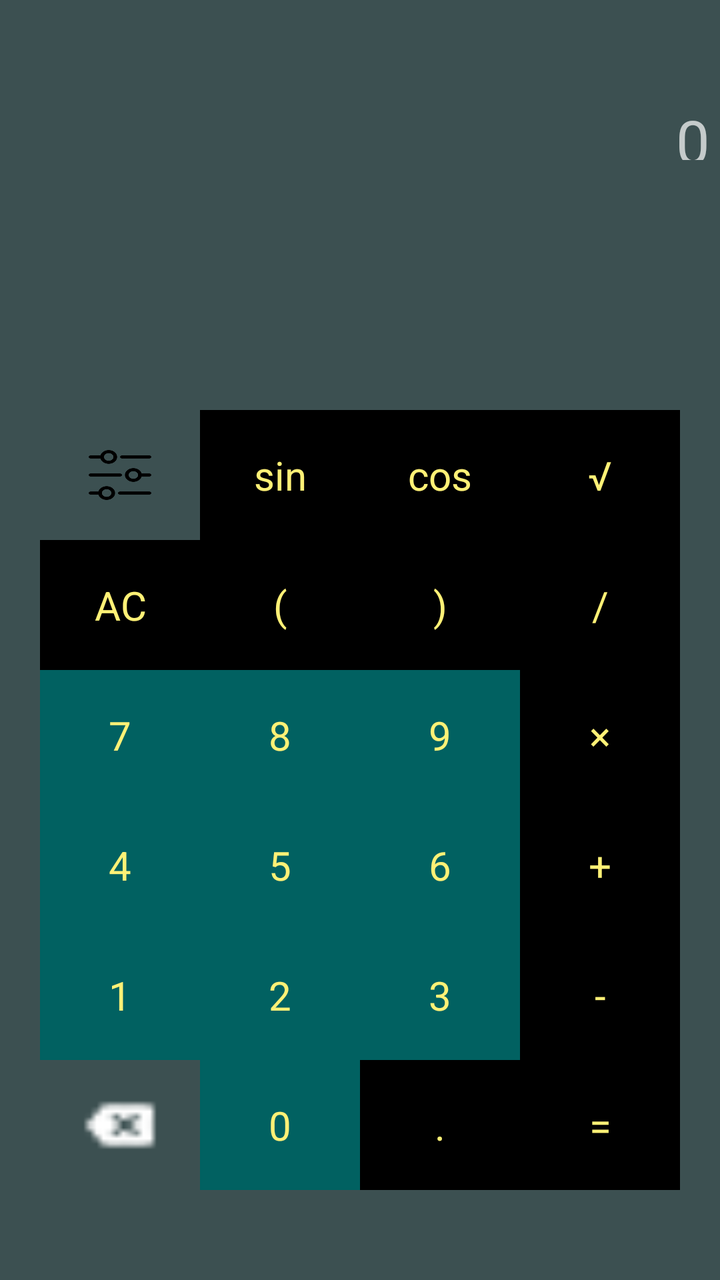
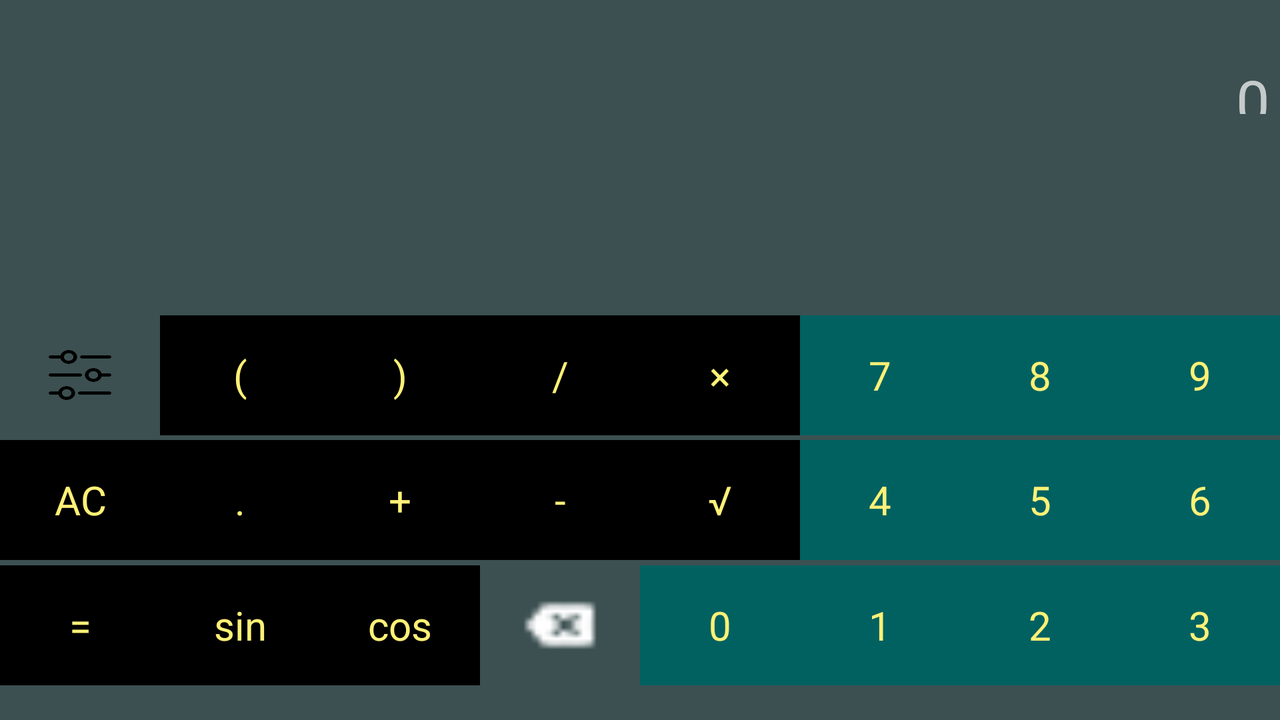

One screen, two layout resources from the same app: the default and the repository's alternative for another configuration. Each is rendered where Android would select it; the XML of both is given below.
<!-- AndroidManifest.xml: activity theme Theme.MyFirstMVVMApplication -->
<!-- res/layout/activity_main.xml -->
<?xml version="1.0" encoding="utf-8"?>
<FrameLayout xmlns:android="http://schemas.android.com/apk/res/android"
    xmlns:app="http://schemas.android.com/apk/res-auto"
    xmlns:tools="http://schemas.android.com/tools"
    android:layout_width="match_parent"
    android:layout_height="match_parent"
    android:background="@color/FrameLayoutBackgroundColor">

    <LinearLayout
        android:id="@+id/linearLayout"
        android:layout_width="match_parent"
        android:layout_height="@dimen/linearLayoutHeight"
        android:background="@drawable/display"
        android:orientation="vertical"
        tools:context=".MainActivity">


        <TextView
            android:id="@+id/tvOperation"
            android:layout_width="@dimen/opField_wSize"
            android:layout_height="@dimen/opField_hSize"
            android:layout_gravity="center"
            android:layout_marginTop="50dp"
            android:ellipsize="start"
            android:fontFamily="@font/calc"
            android:gravity="end"
            android:hint="@string/hintTvOperation"
            android:singleLine="true"
            android:textColor="@color/black"
            android:textSize="@dimen/digit_TextSize" />

        <EditText
            android:id="@+id/expressionEditText"
            android:layout_width="@dimen/opField_wSize"
            android:layout_height="@dimen/editText_hSize"
            android:layout_gravity="center"
            android:background="@null"
            android:digits="@string/digitsAllowed"
            android:focusable="false"
            android:focusableInTouchMode="false"
            android:fontFamily="sans-serif-light"
            android:gravity="center|end"
            android:inputType="textMultiLine"
            android:saveEnabled="false"
            android:textColor="@color/black"
            android:textSize="@dimen/expressionTextSize"
            tools:ignore="Autofill,LabelFor">

            <requestFocus />
        </EditText>
    </LinearLayout>

    <GridLayout
        android:id="@+id/gridLayout"
        android:layout_width="wrap_content"
        android:layout_height="wrap_content"
        android:layout_gravity="center"
        android:layout_marginTop="@dimen/gridLayoutMarginTop"
        android:columnCount="4"
        app:layout_constraintBottom_toBottomOf="parent"
        app:layout_constraintEnd_toEndOf="parent"
        app:layout_constraintStart_toStartOf="parent"
        app:layout_constraintTop_toBottomOf="@+id/linearLayout"
        tools:ignore="MissingConstraints">

        <com.google.android.material.button.MaterialButton
            android:id="@+id/btnMenu"
            android:layout_width="@dimen/buttonWidth"
            android:layout_height="@dimen/buttonHeight"
            android:background="@drawable/settings"
            android:textSize="@dimen/buttonTextSize" />

        <com.google.android.material.button.MaterialButton
            android:id="@+id/btnSin"
            android:layout_width="@dimen/buttonWidth"
            android:layout_height="@dimen/buttonHeight"
            android:text="@string/sin"
            android:textSize="@dimen/buttonTextSize" />

        <com.google.android.material.button.MaterialButton
            android:id="@+id/btnCos"
            android:layout_width="@dimen/buttonWidth"
            android:layout_height="@dimen/buttonHeight"
            android:text="@string/cos"
            android:textSize="@dimen/buttonTextSize" />

        <com.google.android.material.button.MaterialButton
            android:id="@+id/btnSqrt"
            android:layout_width="@dimen/buttonWidth"
            android:layout_height="@dimen/buttonHeight"
            android:text="@string/sqrt"
            android:textSize="@dimen/buttonTextSize" />

        <com.google.android.material.button.MaterialButton
            android:id="@+id/btnAC"
            android:layout_width="@dimen/buttonWidth"
            android:layout_height="@dimen/buttonHeight"
            android:text="@string/ac"
            android:textSize="@dimen/buttonTextSize" />

        <com.google.android.material.button.MaterialButton
            android:id="@+id/btnLeftBracket"
            android:layout_width="@dimen/buttonWidth"
            android:layout_height="@dimen/buttonHeight"
            android:text="@string/btnLeftBracket"
            android:textSize="@dimen/buttonTextSize" />

        <com.google.android.material.button.MaterialButton
            android:id="@+id/btnRightBracket"
            android:layout_width="@dimen/buttonWidth"
            android:layout_height="@dimen/buttonHeight"
            android:text="@string/btnRightBracket"
            android:textSize="@dimen/buttonTextSize" />

        <com.google.android.material.button.MaterialButton
            android:id="@+id/btnDivide"
            android:layout_width="@dimen/buttonWidth"
            android:layout_height="@dimen/buttonHeight"
            android:text="@string/btnDivide"
            android:textSize="@dimen/buttonTextSize" />

        <com.google.android.material.button.MaterialButton
            android:id="@+id/btn7"
            style="@style/NumericButtons"
            android:layout_width="@dimen/buttonWidth"
            android:layout_height="@dimen/buttonHeight"
            android:text="@string/btn7"
            android:textSize="@dimen/buttonTextSize" />

        <com.google.android.material.button.MaterialButton
            android:id="@+id/btn8"
            style="@style/NumericButtons"
            android:layout_width="@dimen/buttonWidth"
            android:layout_height="@dimen/buttonHeight"
            android:text="@string/btn8"
            android:textSize="@dimen/buttonTextSize" />

        <com.google.android.material.button.MaterialButton
            android:id="@+id/btn9"
            style="@style/NumericButtons"
            android:layout_width="@dimen/buttonWidth"
            android:layout_height="@dimen/buttonHeight"
            android:text="@string/btn9"
            android:textSize="@dimen/buttonTextSize" />

        <com.google.android.material.button.MaterialButton
            android:id="@+id/btnMultiply"
            android:layout_width="@dimen/buttonWidth"
            android:layout_height="@dimen/buttonHeight"
            android:text="@string/btnMultiply"
            android:textSize="@dimen/buttonTextSize" />

        <com.google.android.material.button.MaterialButton
            android:id="@+id/btn4"
            style="@style/NumericButtons"
            android:layout_width="@dimen/buttonWidth"
            android:layout_height="@dimen/buttonHeight"
            android:text="@string/btn4"
            android:textSize="@dimen/buttonTextSize" />

        <com.google.android.material.button.MaterialButton
            android:id="@+id/btn5"
            style="@style/NumericButtons"
            android:layout_width="@dimen/buttonWidth"
            android:layout_height="@dimen/buttonHeight"
            android:text="@string/btn5"
            android:textSize="@dimen/buttonTextSize" />

        <com.google.android.material.button.MaterialButton
            android:id="@+id/btn6"
            style="@style/NumericButtons"
            android:layout_width="@dimen/buttonWidth"
            android:layout_height="@dimen/buttonHeight"
            android:text="@string/btn6"
            android:textSize="@dimen/buttonTextSize" />

        <com.google.android.material.button.MaterialButton
            android:id="@+id/btnPlus"
            android:layout_width="@dimen/buttonWidth"
            android:layout_height="@dimen/buttonHeight"
            android:text="@string/btnPlus"
            android:textSize="@dimen/buttonTextSize" />

        <com.google.android.material.button.MaterialButton
            android:id="@+id/btn1"
            style="@style/NumericButtons"
            android:layout_width="@dimen/buttonWidth"
            android:layout_height="@dimen/buttonHeight"
            android:text="@string/btn1"
            android:textSize="@dimen/buttonTextSize" />

        <com.google.android.material.button.MaterialButton
            android:id="@+id/btn2"
            style="@style/NumericButtons"
            android:layout_width="@dimen/buttonWidth"
            android:layout_height="@dimen/buttonHeight"
            android:text="@string/btn2"
            android:textSize="@dimen/buttonTextSize" />

        <com.google.android.material.button.MaterialButton
            android:id="@+id/btn3"
            style="@style/NumericButtons"
            android:layout_width="@dimen/buttonWidth"
            android:layout_height="@dimen/buttonHeight"
            android:text="@string/btn3"
            android:textSize="@dimen/buttonTextSize" />

        <com.google.android.material.button.MaterialButton
            android:id="@+id/btnMinus"
            android:layout_width="@dimen/buttonWidth"
            android:layout_height="@dimen/buttonHeight"
            android:text="@string/btnMinus"
            android:textSize="@dimen/buttonTextSize" />

        <com.google.android.material.button.MaterialButton
            android:id="@+id/btnBack"
            android:layout_width="@dimen/buttonWidth"
            android:layout_height="@dimen/buttonHeight"
            android:background="@drawable/backspace2"
            android:textSize="@dimen/buttonTextSize" />

        <com.google.android.material.button.MaterialButton
            android:id="@+id/btn0"
            style="@style/NumericButtons"
            android:layout_width="@dimen/buttonWidth"
            android:layout_height="@dimen/buttonHeight"
            android:text="@string/btn0"
            android:textSize="@dimen/buttonTextSize" />

        <com.google.android.material.button.MaterialButton
            android:id="@+id/btnDot"
            android:layout_width="@dimen/buttonWidth"
            android:layout_height="@dimen/buttonHeight"
            android:text="@string/btnDot"
            android:textSize="@dimen/buttonTextSize" />

        <com.google.android.material.button.MaterialButton
            android:id="@+id/btnResult"
            android:layout_width="@dimen/buttonWidth"
            android:layout_height="@dimen/buttonHeight"
            android:text="@string/btnResult"
            android:textSize="@dimen/buttonTextSize" />
    </GridLayout>
</FrameLayout>
<!-- resources referenced by this layout -->
<resources>
  <color name="FrameLayoutBackgroundColor">#3C5051</color>
  <color name="black">#FF000000</color>
  <dimen name="buttonHeight">65dp</dimen>
  <dimen name="buttonTextSize">20sp</dimen>
  <dimen name="buttonWidth">80dp</dimen>
  <dimen name="digit_TextSize">30sp</dimen>
  <dimen name="editText_hSize">65dp</dimen>
  <dimen name="expressionTextSize">25sp</dimen>
  <dimen name="gridLayoutMarginTop">80dp</dimen>
  <dimen name="linearLayoutHeight">200dp</dimen>
  <dimen name="opField_hSize">30dp</dimen>
  <dimen name="opField_wSize">350dp</dimen>
  <!-- drawable backspace2: png bitmap (drawable, 2052 bytes) -->
  <!-- drawable settings: png bitmap (drawable, 9212 bytes) -->
  <string name="ac">AC</string>
  <string name="btn0">0</string>
  <string name="btn1">1</string>
  <string name="btn2">2</string>
  <string name="btn3">3</string>
  <string name="btn4">4</string>
  <string name="btn5">5</string>
  <string name="btn6">6</string>
  <string name="btn7">7</string>
  <string name="btn8">8</string>
  <string name="btn9">9</string>
  <string name="btnDivide">/</string>
  <string name="btnDot">.</string>
  <string name="btnLeftBracket">(</string>
  <string name="btnMinus">-</string>
  <string name="btnMultiply">×</string>
  <string name="btnPlus">+</string>
  <string name="btnResult">=</string>
  <string name="btnRightBracket">)</string>
  <string name="cos">cos</string>
  <string name="digitsAllowed">0123456789+-×÷().</string>
  <string name="hintTvOperation">0</string>
  <string name="sin">sin</string>
  <string name="sqrt">√</string>
  <style name="NumericButtons" parent="CalcStyle">
          <item name="android:backgroundTint">@color/teal_700N</item>
      </style>
  <style name="Theme.MyFirstMVVMApplication" parent="Theme.AppCompat.NoActionBar">
          
          <item name="colorPrimary">@color/purple_200N</item>
          <item name="colorPrimaryVariant">@color/purple_500N</item>
          <item name="colorOnPrimary">@color/white</item>
          
          <item name="colorSecondary">@color/teal_200N</item>
          <item name="colorSecondaryVariant">@color/teal_700N</item>
          <item name="colorOnSecondary">@color/black</item>
          
          <item name="android:statusBarColor" tools:targetApi="l">?attr/colorPrimaryVariant</item>
          
          <item name="materialButtonStyle">@style/CalcStyle</item>
      </style>
  <style name="CalcStyle" parent="Theme.AppCompat.NoActionBar">
          <item name="android:textColor">@color/Yellow</item>
          <item name="android:gravity">center</item>
  
      </style>
  <color name="teal_700N">#016161</color>
  <color name="purple_200N">#7B4BB5</color>
  <color name="purple_500N">#5406C3</color>
  <color name="white">#FFFFFFFF</color>
  <color name="teal_200N">#04A898</color>
  <color name="Yellow">#FFF176</color>
</resources>
<!-- res/layout-land/activity_main.xml (the repository's variant of the layout above) -->
<!-- drawn on the phone turned sideways -->
<?xml version="1.0" encoding="utf-8"?>
<FrameLayout xmlns:android="http://schemas.android.com/apk/res/android"
    xmlns:tools="http://schemas.android.com/tools"
    android:layout_width="match_parent"
    android:layout_height="match_parent"
    android:background="@color/FrameLayoutBackgroundColor"
    android:backgroundTint="@color/FrameLayoutBackgroundTint">

    <LinearLayout
        android:id="@+id/linearLayout"
        android:layout_width="match_parent"
        android:layout_height="@dimen/linearLayoutLandScapeHeight"
        android:background="@drawable/display"
        android:orientation="vertical"
        android:scaleType="fitXY"
        tools:context=".MainActivity">


        <TextView
            android:id="@+id/tvOperation"
            android:layout_marginTop="30dp"
            android:layout_width="@dimen/opField_wSizeL"
            android:layout_height="@dimen/opField_hSizeL"
            android:layout_gravity="center"
            android:ellipsize="start"
            android:fontFamily="@font/calc"
            android:gravity="end"
            android:hint="@string/hintTvOperation"
            android:singleLine="true"
            android:textColor="@color/black"
            android:textSize="@dimen/digit_TextSizeL" />

        <EditText
            android:id="@+id/expressionEditText"
            android:layout_width="@dimen/editTExtField_LSwSize"
            android:layout_height="@dimen/editTExtField_LShSize"
            android:layout_gravity="center"
            android:background="@null"
            android:digits="@string/digitsAllowed"
            android:focusable="false"
            android:focusableInTouchMode="false"
            android:fontFamily="sans-serif-light"
            android:gravity="center|end"
            android:inputType="textMultiLine"
            android:saveEnabled="false"
            android:textColor="@color/black"
            android:textSize="@dimen/expressionTextSizeL"
            tools:ignore="Autofill,LabelFor">

            <requestFocus />
        </EditText>

    </LinearLayout>

    <GridLayout
        android:id="@+id/gridLayout"
        android:layout_width="wrap_content"
        android:layout_height="wrap_content"
        android:layout_gravity="center"
        android:layout_marginTop="70dp"
        android:columnCount="8"
        tools:ignore="MissingConstraints">

        <com.google.android.material.button.MaterialButton
            android:id="@+id/btnMenu"
            android:layout_width="@dimen/buttonWidth"
            android:layout_height="@dimen/buttonHeight"
            android:background="@drawable/settings"
            android:textSize="@dimen/buttonTextSize" />

        <com.google.android.material.button.MaterialButton
            android:id="@+id/btnLeftBracket"
            android:layout_width="@dimen/buttonWidthL"
            android:layout_height="@dimen/buttonHeightL"
            android:text="@string/btnLeftBracket"
            android:textSize="@dimen/buttonTextSize" />

        <com.google.android.material.button.MaterialButton
            android:id="@+id/btnRightBracket"
            android:layout_width="@dimen/buttonWidthL"
            android:layout_height="@dimen/buttonHeightL"
            android:text="@string/btnRightBracket"
            android:textSize="@dimen/buttonTextSize" />

        <com.google.android.material.button.MaterialButton
            android:id="@+id/btnDivide"
            android:layout_width="@dimen/buttonWidthL"
            android:layout_height="@dimen/buttonHeightL"
            android:text="@string/btnDivide"
            android:textSize="@dimen/buttonTextSize" />

        <com.google.android.material.button.MaterialButton
            android:id="@+id/btnMultiply"
            android:layout_width="@dimen/buttonWidthL"
            android:layout_height="@dimen/buttonHeightL"
            android:text="@string/btnMultiply"
            android:textSize="@dimen/buttonTextSize" />

        <com.google.android.material.button.MaterialButton
            android:id="@+id/btn7"
            style="@style/NumericButtons"
            android:layout_width="@dimen/buttonWidthL"
            android:layout_height="@dimen/buttonHeightL"
            android:text="@string/btn7"
            android:textSize="@dimen/buttonTextSize" />

        <com.google.android.material.button.MaterialButton
            android:id="@+id/btn8"
            style="@style/NumericButtons"
            android:layout_width="@dimen/buttonWidthL"
            android:layout_height="@dimen/buttonHeightL"
            android:text="@string/btn8"
            android:textSize="@dimen/buttonTextSize" />

        <com.google.android.material.button.MaterialButton
            android:id="@+id/btn9"
            style="@style/NumericButtons"
            android:layout_width="@dimen/buttonWidthL"
            android:layout_height="@dimen/buttonHeightL"
            android:text="@string/btn9"
            android:textSize="@dimen/buttonTextSize" />

        <com.google.android.material.button.MaterialButton
            android:id="@+id/btnAC"
            android:layout_width="@dimen/buttonWidthL"
            android:layout_height="@dimen/buttonHeightL"
            android:text="@string/ac"
            android:textSize="@dimen/buttonTextSize" />

        <com.google.android.material.button.MaterialButton
            android:id="@+id/btnDot"
            android:layout_width="@dimen/buttonWidthL"
            android:layout_height="@dimen/buttonHeightL"
            android:text="@string/btnDot"
            android:textSize="@dimen/buttonTextSize" />

        <com.google.android.material.button.MaterialButton
            android:id="@+id/btnPlus"
            android:layout_width="@dimen/buttonWidthL"
            android:layout_height="@dimen/buttonHeightL"
            android:text="@string/btnPlus"
            android:textSize="@dimen/buttonTextSize" />

        <com.google.android.material.button.MaterialButton
            android:id="@+id/btnMinus"
            android:layout_width="@dimen/buttonWidthL"
            android:layout_height="@dimen/buttonHeightL"
            android:text="@string/btnMinus"
            android:textSize="@dimen/buttonTextSize" />

        <com.google.android.material.button.MaterialButton
            android:id="@+id/btnSqrt"
            android:layout_width="@dimen/buttonWidthL"
            android:layout_height="@dimen/buttonHeightL"
            android:text="@string/sqrt"
            android:textSize="@dimen/buttonTextSize" />

        <com.google.android.material.button.MaterialButton
            android:id="@+id/btn4"
            style="@style/NumericButtons"
            android:layout_width="@dimen/buttonWidthL"
            android:layout_height="@dimen/buttonHeightL"
            android:text="@string/btn4"
            android:textSize="@dimen/buttonTextSize" />

        <com.google.android.material.button.MaterialButton
            android:id="@+id/btn5"
            style="@style/NumericButtons"
            android:layout_width="@dimen/buttonWidthL"
            android:layout_height="@dimen/buttonHeightL"
            android:text="@string/btn5"
            android:textSize="@dimen/buttonTextSize" />

        <com.google.android.material.button.MaterialButton
            android:id="@+id/btn6"
            style="@style/NumericButtons"
            android:layout_width="@dimen/buttonWidthL"
            android:layout_height="@dimen/buttonHeightL"
            android:text="@string/btn6"
            android:textSize="@dimen/buttonTextSize" />


        <com.google.android.material.button.MaterialButton
            android:id="@+id/btnResult"
            android:layout_width="@dimen/buttonWidthL"
            android:layout_height="@dimen/buttonHeightL"
            android:text="@string/btnResult"
            android:textSize="@dimen/buttonTextSize" />

        <com.google.android.material.button.MaterialButton
            android:id="@+id/btnSin"
            android:layout_width="@dimen/buttonWidthL"
            android:layout_height="@dimen/buttonHeightL"
            android:text="@string/sin"
            android:textSize="@dimen/buttonTextSize" />

        <com.google.android.material.button.MaterialButton
            android:id="@+id/btnCos"
            android:layout_width="@dimen/buttonWidthL"
            android:layout_height="@dimen/buttonHeightL"
            android:text="@string/cos"
            android:textSize="@dimen/buttonTextSize" />


        <com.google.android.material.button.MaterialButton
            android:id="@+id/btnBack"
            android:layout_width="@dimen/buttonWidth"
            android:layout_height="@dimen/buttonHeight"
            android:background="@drawable/backspace2"
            android:textSize="@dimen/buttonTextSize" />

        <com.google.android.material.button.MaterialButton
            android:id="@+id/btn0"
            style="@style/NumericButtons"
            android:layout_width="@dimen/buttonWidthL"
            android:layout_height="@dimen/buttonHeightL"
            android:text="@string/btn0"
            android:textSize="@dimen/buttonTextSize" />

        <com.google.android.material.button.MaterialButton
            android:id="@+id/btn1"
            style="@style/NumericButtons"
            android:layout_width="@dimen/buttonWidthL"
            android:layout_height="@dimen/buttonHeightL"
            android:text="@string/btn1"
            android:textSize="@dimen/buttonTextSize" />

        <com.google.android.material.button.MaterialButton
            android:id="@+id/btn2"
            style="@style/NumericButtons"
            android:layout_width="@dimen/buttonWidthL"
            android:layout_height="@dimen/buttonHeightL"
            android:text="@string/btn2"
            android:textSize="@dimen/buttonTextSize" />

        <com.google.android.material.button.MaterialButton
            android:id="@+id/btn3"
            style="@style/NumericButtons"
            android:layout_width="@dimen/buttonWidthL"
            android:layout_height="@dimen/buttonHeightL"
            android:text="@string/btn3"
            android:textSize="@dimen/buttonTextSize" />
    </GridLayout>
</FrameLayout>
<!-- resources referenced by the variant -->
<!-- as the phone turned sideways resolves them -->
<resources>
  <color name="FrameLayoutBackgroundColor">#3C5051</color>
  <color name="FrameLayoutBackgroundTint">#3C5051</color>
  <color name="black">#FF000000</color>
  <dimen name="buttonHeight">65dp</dimen>
  <dimen name="buttonHeightL">60dp</dimen>
  <dimen name="buttonTextSize">20sp</dimen>
  <dimen name="buttonWidth">80dp</dimen>
  <dimen name="buttonWidthL">80dp</dimen>
  <dimen name="digit_TextSizeL">30sp</dimen>
  <dimen name="editTExtField_LShSize">62dp</dimen>
  <dimen name="editTExtField_LSwSize">630dp</dimen>
  <dimen name="expressionTextSizeL">20sp</dimen>
  <dimen name="linearLayoutLandScapeHeight">150dp</dimen>
  <dimen name="opField_hSizeL">27dp</dimen>
  <dimen name="opField_wSizeL">630dp</dimen>
  <!-- drawable backspace2: png bitmap (drawable, 2052 bytes) -->
  <!-- drawable settings: png bitmap (drawable, 9212 bytes) -->
  <string name="ac">AC</string>
  <string name="btn0">0</string>
  <string name="btn1">1</string>
  <string name="btn2">2</string>
  <string name="btn3">3</string>
  <string name="btn4">4</string>
  <string name="btn5">5</string>
  <string name="btn6">6</string>
  <string name="btn7">7</string>
  <string name="btn8">8</string>
  <string name="btn9">9</string>
  <string name="btnDivide">/</string>
  <string name="btnDot">.</string>
  <string name="btnLeftBracket">(</string>
  <string name="btnMinus">-</string>
  <string name="btnMultiply">×</string>
  <string name="btnPlus">+</string>
  <string name="btnResult">=</string>
  <string name="btnRightBracket">)</string>
  <string name="cos">cos</string>
  <string name="digitsAllowed">0123456789+-×÷().</string>
  <string name="hintTvOperation">0</string>
  <string name="sin">sin</string>
  <string name="sqrt">√</string>
  <style name="NumericButtons" parent="CalcStyle">
          <item name="android:backgroundTint">@color/teal_700N</item>
      </style>
  <style name="Theme.MyFirstMVVMApplication" parent="Theme.AppCompat.NoActionBar">
          
          <item name="colorPrimary">@color/purple_200N</item>
          <item name="colorPrimaryVariant">@color/purple_500N</item>
          <item name="colorOnPrimary">@color/white</item>
          
          <item name="colorSecondary">@color/teal_200N</item>
          <item name="colorSecondaryVariant">@color/teal_700N</item>
          <item name="colorOnSecondary">@color/black</item>
          
          <item name="android:statusBarColor" tools:targetApi="l">?attr/colorPrimaryVariant</item>
          
          <item name="materialButtonStyle">@style/CalcStyle</item>
      </style>
  <style name="CalcStyle" parent="Theme.AppCompat.NoActionBar">
          <item name="android:textColor">@color/Yellow</item>
          <item name="android:gravity">center</item>
  
      </style>
  <color name="teal_700N">#016161</color>
  <color name="purple_200N">#7B4BB5</color>
  <color name="purple_500N">#5406C3</color>
  <color name="white">#FFFFFFFF</color>
  <color name="teal_200N">#04A898</color>
  <color name="Yellow">#FFF176</color>
</resources>
